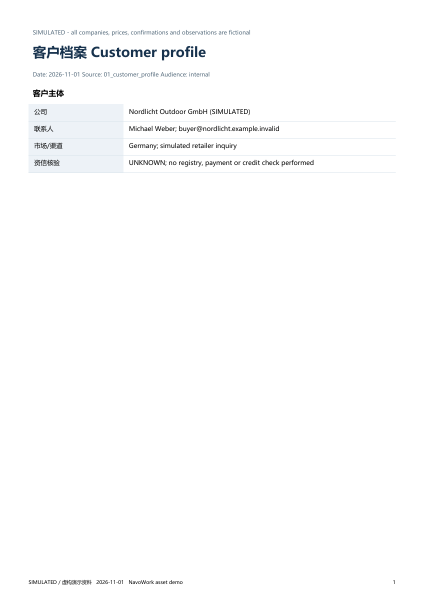
#> input picture test/.qa/workbench_demo/pdf-pages/01_customer_profile-1.png, 849 x 1200 px (shown at 1/2 size); its folder holds only this picture in this run
$ python render_workbench_demo.py
#> lines starting #> are read from the running program, lines starting #| are printed output that depends on the picture
"""Render every newly authored PDF page and compose compact QA contact sheets."""
from pathlib import Path
import shutil
import subprocess
from PIL import Image, ImageDraw, ImageFont

ROOT = Path(__file__).resolve().parents[2]
QA = ROOT / 'test/.qa/workbench_demo'
RENDER = QA / 'pdf-pages'
RENDER.mkdir(parents=True, exist_ok=True)
tool = shutil.which('pdftoppm')
if not tool:
    raise SystemExit('pdftoppm is required')
for path in sorted((ROOT / 'test/workbench_demo/assets').glob('*.pdf')):
    # Remove only generated previews of this exact source before rerendering it.
    for stale in RENDER.glob(path.stem + '-*.png'):
        if stale.resolve().is_relative_to(RENDER.resolve()):
            stale.unlink()
    subprocess.run([tool, '-scale-to', '1200', '-png', str(path), str(RENDER / path.stem)], check=True, capture_output=True)


def contact(paths, prefix, w, h, rows=3, cols=4):
#> called with prefix = 'pdf-contact', w = 340, h = 485, rows = 3, cols = 4
    font = ImageFont.truetype('C:/Windows/Fonts/arial.ttf', 15)
    for start in range(0, len(paths), rows * cols):
        board = Image.new('RGB', (w * cols, (h+40) * rows), '#D9E3EB')
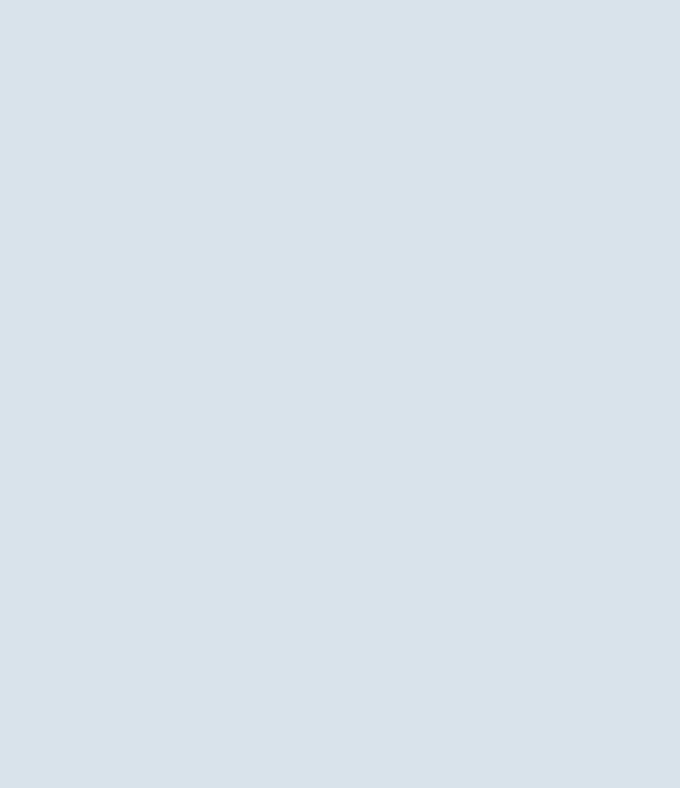
#> board: PIL image 1360x1575 RGB (shown at 1/2 size); mean R, G, B 217, 227, 235
        draw = ImageDraw.Draw(board)
        for i, path in enumerate(paths[start:start+rows*cols]):
            with Image.open(path) as source:
#> source is the input picture: PIL image 849x1200 RGB; mean R, G, B 252.1, 252.4, 252.7
                source.thumbnail((w-12, h-8))
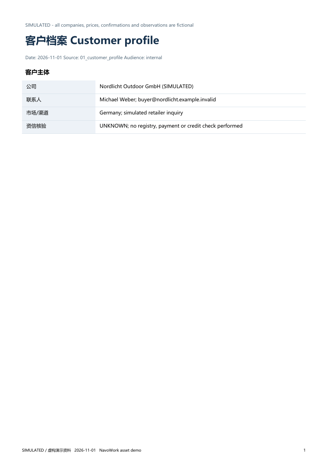
#> source: PIL image 328x464 RGB; mean R, G, B 252.1, 252.4, 252.6
                x, y = (i % cols) * w, (i // cols) * (h+40)
                board.paste(source, (x+6, y+5))
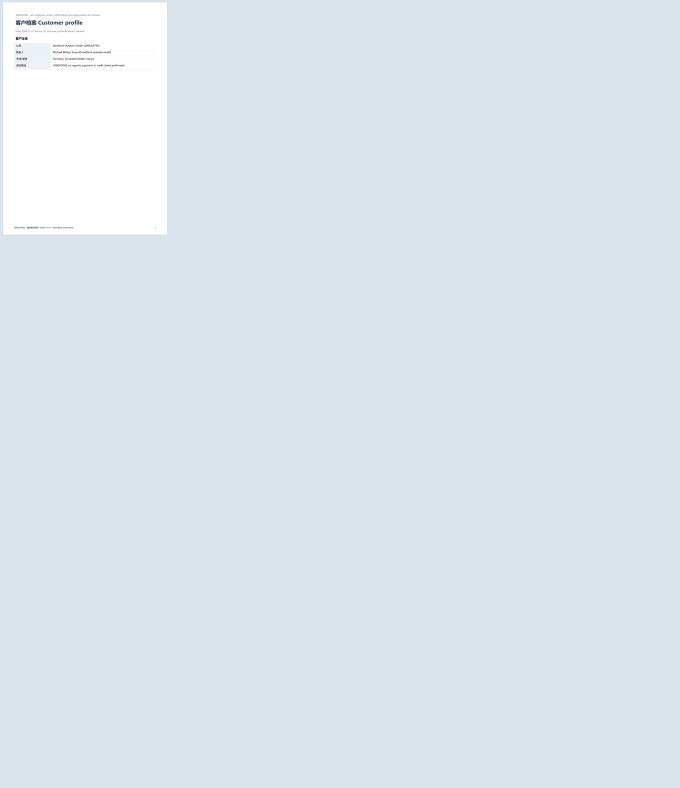
#> board: PIL image 1360x1575 RGB (shown at 1/2 size); mean R, G, B 219.5, 228.8, 236.3
                draw.text((x+5, y+h+8), path.name[:45], font=font, fill='#17324D')
        board.save(QA / f'{prefix}-{start//(rows*cols)+1}.jpg', quality=92)


pages = sorted(RENDER.glob('*.png'))
contact(pages, 'pdf-contact', 340, 485)
contact(sorted(QA.glob('*.png')), 'sheet-contact', 630, 240, rows=4, cols=2)
print(f'Rendered {len(pages)} PDF pages and spreadsheet contact sheets.')

$ run again, on test/.qa/workbench_demo/pdf-pages/06_packing_V2-1.png
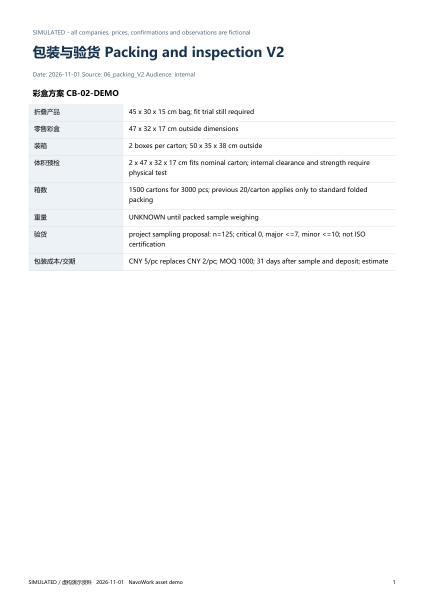
#> input picture test/.qa/workbench_demo/pdf-pages/06_packing_V2-1.png, 849 x 1200 px (shown at 1/2 size)
#> in contact, source is the input picture: PIL image 849x1200 RGB; mean R, G, B 249.5, 250, 250.5
#> in contact, `source.thumbnail((w-12, h-8))`:
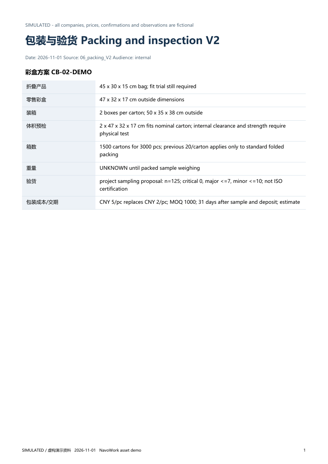
#> source: PIL image 328x464 RGB; mean R, G, B 249.4, 249.9, 250.4

$ run again, on test/.qa/workbench_demo/pdf-pages/02_customer_RFQ-1.png
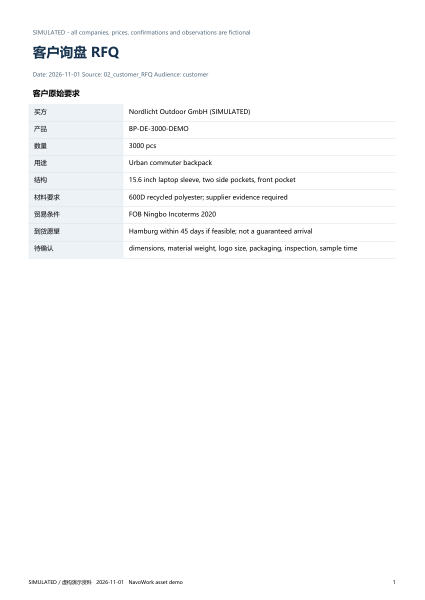
#> input picture test/.qa/workbench_demo/pdf-pages/02_customer_RFQ-1.png, 849 x 1200 px (shown at 1/2 size)
#> in contact, source is the input picture: PIL image 849x1200 RGB; mean R, G, B 250.8, 251.2, 251.6
#> in contact, `source.thumbnail((w-12, h-8))`:
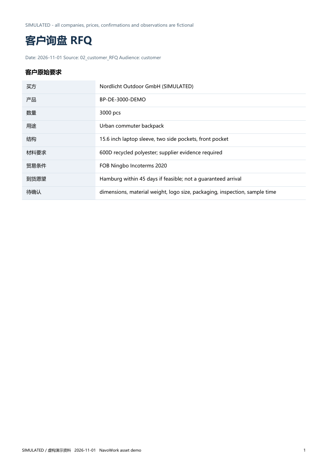
#> source: PIL image 328x464 RGB; mean R, G, B 250.7, 251.1, 251.5
